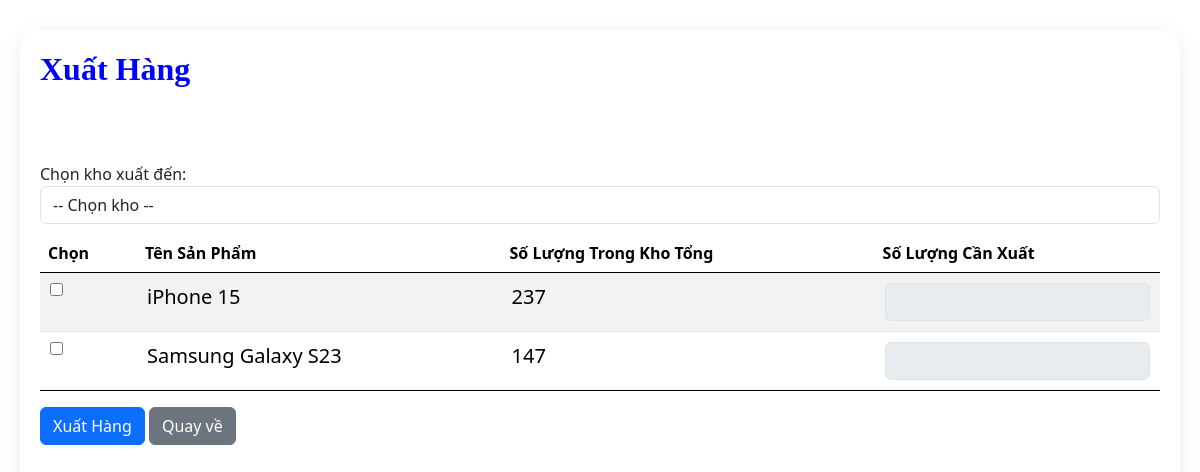
The page /nhanvien/quan_ly_nhap_xuat/xuathang_them.php on the database its author committed.
### tables this page shows
CREATE TABLE `kho_cn` (
  `KCN_SoLuong` int(11) NOT NULL,
  `NV_ID` int(11) DEFAULT NULL,
  `SP_ID` int(11) NOT NULL,
  `KHO_ID` int(11) NOT NULL
);

CREATE TABLE `san_pham` (
  `SP_ID` int(11) NOT NULL,
  `SP_Ten` varchar(255) NOT NULL,
  `SP_Gia` decimal(10,2) NOT NULL,
  `DM_ID` int(11) DEFAULT NULL,
  `TT_ID` int(11) DEFAULT NULL,
  `NCC_ID` int(11) NOT NULL
);

### nhanvien/quan_ly_nhap_xuat/xuathang_them.php (the view, shortened to what this page needs)
<?php
require_once '../blocks/head.php';
$servername = "localhost";
$username = "TK_TenDangNhap";
$password = "TK_MatKhau";
$dbname = "qlkhohang";
$connection = new mysqli($servername, $username, $password, $dbname);
$sql_sp = "SELECT san_pham.SP_ID, san_pham.SP_Ten, kho_cn.KCN_SoLuong
           FROM san_pham
           JOIN kho_cn ON san_pham.SP_ID = kho_cn.SP_ID
           WHERE kho_cn.KHO_ID = 1";
$result_sp = $connection->query($sql_sp);
?>
<!DOCTYPE html>
<html lang="vi">
<body>
    <div class="wrapper">
        <div class="tkad">
            <div class="dstaikhoan">
                <div class="tktenmuc">
                    <h2 style="color: blue;">Xuất Hàng</h2>
                </div>
                <form action="" method="POST">
                    <div class="form-group">
                        <label>Chọn kho xuất đến:</label>
                        <select name="KHO_ID" class="form-control" required>
                            <option value="">-- Chọn kho --</option>
                        </select>
                    </div>
                    <table class="table table-striped">
                        <thead>
                            <tr>
                                <th>Chọn</th>
                                <th>Tên Sản Phẩm</th>
                                <th>Số Lượng Trong Kho Tổng</th>
                                <th>Số Lượng Cần Xuất</th>
                            </tr>
                        </thead>
                        <tbody>
                            <?php while ($row_sp = $result_sp->fetch_assoc()) { ?>
                                <tr>
                                    <td>
                                        <input type="checkbox" name="SP_ID[]" value="<?php echo $row_sp['SP_ID']; ?>">
                                    </td>
                                    <td><?php echo $row_sp['SP_Ten']; ?></td>
                                    <td><?php echo $row_sp['KCN_SoLuong']; ?></td>
                                    <td>
                                        <input type="number" name="SL_Xuat[<?php echo $row_sp['SP_ID']; ?>]" class="form-control" min="1" max="<?php echo $row_sp['KCN_SoLuong']; ?>" disabled>
                                    </td>
                                </tr>
                            <?php } ?>
                        </tbody>
                    </table>
                    <button type="submit" class="btn btn-primary">Xuất Hàng</button>
                    <a href="lich_su_xuat.php" class="btn btn-secondary">Quay về</a>
                </form>
            </div>
        </div>
    </div>
</body>
</html>

### nhanvien/stylead.css (style rules this page uses)
* { margin: 0; padding: 0; box-sizing: border-box; }
.tkad { position: relative; width: 100%; padding: 20px; display: grid; grid-gap: 30px; margin-top: 10px; }
.tkad .dstaikhoan { position: relative; display: grid; min-height: 500px; background: var(--white); padding: 20px; box-shadow: 0 7px 25px rgba(0, 0, 0, 0.08); border-radius: 20px; }
.tkad .tktenmuc { display: flex; justify-content: space-between; align-items: flex-start; }
.tktenmuc h2 { font-family: 'Times New Roman', Times, serif; font-weight: 600; color: red; }
.tkad table { width: 100%; border-collapse: collapse; margin-top: 10px; }
.tkad .dstaikhoan table tr { color: var(--black1); border-bottom: 1px solid rgba(0, 0, 0, 0.1); }
.tkad .dstaikhoan table tr:last-child { border-bottom: none; }
.tkad .dstaikhoan table tr td { padding: 10px; font-size: 20px; }
a { text-decoration: none; }
body { font-family: 'Poppins', sans-serif; }
.wrapper { display: flex; }

### rows shown on the page
kho_cn: SP_ID.SP_Ten "iPhone 15", KCN_SoLuong "237"
kho_cn: SP_ID.SP_Ten "Samsung Galaxy S23", KCN_SoLuong "147"
